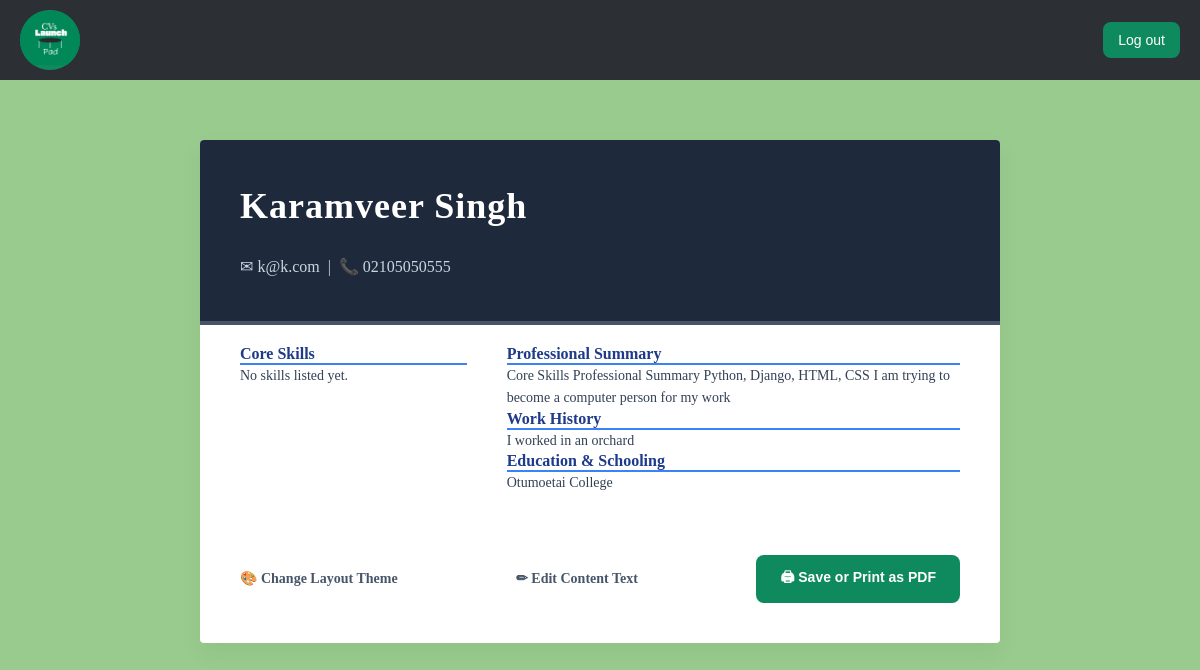
Before: /cv/1/ (signed in) with the older database file.
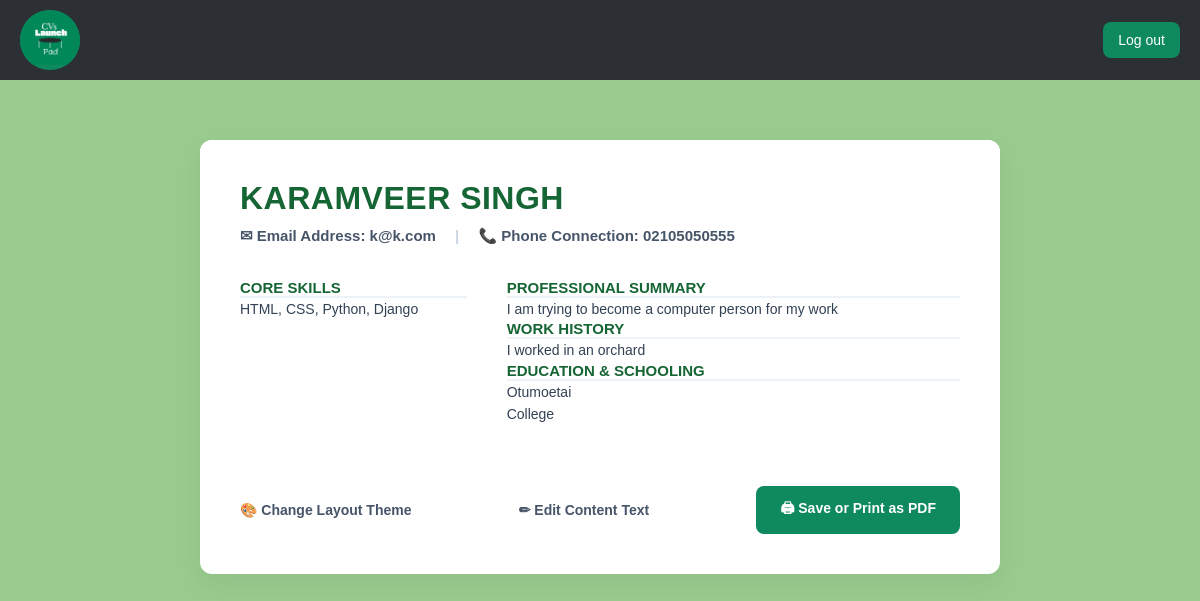
After: the same page with the newer database file.
### cv/models.py (models this page shows)
class CVProfile(models.Model):
    full_name = models.CharField(max_length=100, blank=True)
    user = models.OneToOneField(settings.AUTH_USER_MODEL, on_delete=models.CASCADE)
    phone = models.CharField(max_length=20, blank=True)
    summary = models.TextField(blank=True)
    skills = models.TextField(help_text="Comma-separated skills", blank=True)
    experience = models.TextField(blank=True)
    education = models.TextField(blank=True)
    TEMPLATE_CHOICES = [
        ('template1', 'Modern Green'),
        ('template2', 'Classic Slate'),
        ('template3', 'Creative Teal'),
        ('template4', 'Minimal Elegant'),
        ('template5', 'Executive Charcoal'),
        ('template6', 'Warm Ochre'),
        ('template7', 'Rose Wine'),
        ('template8', 'Royal Blue'),
        ('template9', 'Dark Mode'),
        ('template10', 'Minimal Stack'),
        ('template11', 'Forest Compact'),
        ('template12', 'Amber Clean'),
    ]
    design_choice = models.CharField(max_length=20, choices=TEMPLATE_CHOICES, default='template1')

### users/models.py (models this page shows, shortened)
class User(AbstractBaseUser, PermissionsMixin):
    username = models.CharField(max_length=150, unique=True)
    email = models.EmailField(unique=True)
    is_active = models.BooleanField(default=True)
    is_staff = models.BooleanField(default=False)
    objects = UserManager()
    USERNAME_FIELD = 'email'
    REQUIRED_FIELDS = ['username']

### cv/views.py (the view)
# urls.py: path('<int:profile_id>/', views.overview, name='cv_template'),
@login_required
def overview(request, profile_id):
    profile = get_object_or_404(CVProfile, id=profile_id, user=request.user)
    return render(request, 'cv/cv_template.html', {'profile': profile})

### cv/templates/cv/cv_template.html (shortened to what this page needs)
{% extends 'layout.html' %}
{% load static %}
{% block content %}
<div class="cv-preview-bg">
    <div class="cv-container {% if profile.design_choice == 'template2' %}t2-container{% elif profile.design_choice == 'template3' %}t3-container{% elif profile.design_choice == 'template4' %}t4-container{% elif profile.design_choice == 'template5' %}t5-container{% elif profile.design_choice == 'template6' %}t6-container{% elif profile.design_choice == 'template7' %}t7-container{% elif profile.design_choice == 'template8' %}t8-container{% elif profile.design_choice == 'template9' %}t9-container{% elif profile.design_choice == 'template10' %}t10-container{% elif profile.design_choice == 'template11' %}t11-container{% elif profile.design_choice == 'template12' %}t12-container{% else %}t1-container{% endif %}">
        {% if profile.design_choice == 'template2' %}
            <header class="t2-header">
                <h1>{{ profile.full_name|default:profile.user.username }}</h1>
                <p>✉ {{ profile.user.email }} &nbsp;|&nbsp; 📞 {{ profile.phone|default:"Not specified" }}</p>
            </header>
        {% elif profile.design_choice == 'template3' %}
            <header class="t3-header">
                <h1>{{ profile.full_name|default:profile.user.username }}</h1>
                <p>✉ {{ profile.user.email }} &nbsp;•&nbsp; 📞 {{ profile.phone|default:"Not specified" }}</p>
            </header>
        {% elif profile.design_choice == 'template4' %}
            <header class="t4-header">
                <h1>{{ profile.full_name|default:profile.user.username }}</h1>
                <p>EMAIL: {{ profile.user.email }} &nbsp;//&nbsp; PHONE: {{ profile.phone|default:"Not specified" }}</p>
            </header>
        {% elif profile.design_choice == 'template5' %}
            <header class="t5-header">
                <h1>{{ profile.full_name|default:profile.user.username }}</h1>
                <p>✉ {{ profile.user.email }} &nbsp;|&nbsp; 📞 {{ profile.phone|default:"Not specified" }}</p>
            </header>
        {% elif profile.design_choice == 'template6' %}
            <header class="t6-header">
                <h1>{{ profile.full_name|default:profile.user.username }}</h1>
                <p style="color: #78350f;">✉ {{ profile.user.email }} &nbsp;•&nbsp; 📞 {{ profile.phone|default:"Not specified" }}</p>
            </header>
        {% elif profile.design_choice == 'template7' %}
            <header class="t7-header">
                <h1>{{ profile.full_name|default:profile.user.username }}</h1>
                <p>✉ {{ profile.user.email }} | 📞 {{ profile.phone|default:"Not specified" }}</p>
            </header>
        {% elif profile.design_choice == 'template8' %}
            <header class="t8-header">
                <h1>{{ profile.full_name|default:profile.user.username }}</h1>
                <p>✉ {{ profile.user.email }} | 📞 {{ profile.phone|default:"Not specified" }}</p>
            </header>
        {% elif profile.design_choice == 'template9' %}
            <header class="t9-header">
                <h1>{{ profile.full_name|default:profile.user.username }}</h1>
                <p>✉ {{ profile.user.email }} | 📞 {{ profile.phone|default:"Not specified" }}</p>
            </header>
        {% elif profile.design_choice == 'template10' %}
            <header class="t10-header">
                <h1>{{ profile.full_name|default:profile.user.username }}</h1>
                <p>✉ {{ profile.user.email }} | 📞 {{ profile.phone|default:"Not specified" }}</p>
            </header>
        {% elif profile.design_choice == 'template11' %}
            <header class="t11-header">
                <h1>{{ profile.full_name|default:profile.user.username }}</h1>
                <p>✉ {{ profile.user.email }} | 📞 {{ profile.phone|default:"Not specified" }}</p>
            </header>
        {% elif profile.design_choice == 'template12' %}
            <header class="t12-header">
                <h1>{{ profile.full_name|default:profile.user.username }}</h1>
                <p>✉ {{ profile.user.email }} | 📞 {{ profile.phone|default:"Not specified" }}</p>
            </header>
        {% else %}
            <header class="cv-header t1-header">
                <h1>{{ profile.full_name|default:profile.user.username }}</h1>
                <p style="margin-top: 10px; color: #475569; font-size: 15px;">
                    ✉ Email Address: {{ profile.user.email }} <span style="margin: 0 15px; color: #cbd5e1;">|</span> 📞 Phone Connection: {{ profile.phone|default:"Not specified" }}
                </p>
            </header>
        {% endif %}
        {% if profile.design_choice == 'template4' or profile.design_choice == 'template10' %}
            <div class="cv-content-single">
                <div class="{% if profile.design_choice == 'template4' %}t4-section{% else %}t10-section{% endif %}">
                    <h2>Professional Summary</h2>
                    <p class="cv-text">{{ profile.summary|default:"No summary listed yet." }}</p>
                </div>
                <div class="{% if profile.design_choice == 'template4' %}t4-section{% else %}t10-section{% endif %}">
                    <h2>Core Skills</h2>
                    <p class="cv-text">{{ profile.skills|default:"No skills listed yet." }}</p>
                </div>
                <div class="{% if profile.design_choice == 'template4' %}t4-section{% else %}t10-section{% endif %}">
                    <h2>Work History</h2>
                    <p class="cv-text">{{ profile.experience|default:"No work history listed yet." }}</p>
                </div>
                <div class="{% if profile.design_choice == 'template4' %}t4-section{% else %}t10-section{% endif %}">
                    <h2>Education & Schooling</h2>
                    <p class="cv-text">{{ profile.education|default:"No credentials listed yet." }}</p>
                </div>
            </div>
        {% else %}
            <div class="cv-content" style="{% if profile.design_choice == 'template9' %}background-color: #0f172a !important; color: #f8fafc !important;{% else %}background-color: #ffffff !important; color: #1e293b !important;{% endif %}">
                <aside>
                    <div class="{% if profile.design_choice == 'template2' %}t2-section{% elif profile.design_choice == 'template3' %}t3-section{% elif profile.design_choice == 'template5' %}t5-section{% elif profile.design_choice == 'template6' %}t6-section{% elif profile.design_choice == 'template7' %}t7-section{% elif profile.design_choice == 'template8' %}t8-section{% elif profile.design_choice == 'template9' %}t9-section{% elif profile.design_choice == 'template11' %}t11-section{% elif profile.design_choice == 'template12' %}t12-section{% else %}t1-section{% endif %}">
                        <h2>Core Skills</h2>
                        <p class="cv-text">{{ profile.skills|default:"No skills listed yet." }}</p>
                    </div>
                </aside>
                <main>
                    <div class="{% if profile.design_choice == 'template2' %}t2-section{% elif profile.design_choice == 'template3' %}t3-section{% elif profile.design_choice == 'template5' %}t5-section{% elif profile.design_choice == 'template6' %}t6-section{% elif profile.design_choice == 'template7' %}t7-section{% elif profile.design_choice == 'template8' %}t8-section{% elif profile.design_choice == 'template9' %}t9-section{% elif profile.design_choice == 'template11' %}t11-section{% elif profile.design_choice == 'template12' %}t12-section{% else %}t1-section{% endif %}">
                        <h2>Professional Summary</h2>
                        <p class="cv-text">{{ profile.summary|default:"No summary listed yet." }}</p>
                    </div>
                    <div class="{% if profile.design_choice == 'template2' %}t2-section{% elif profile.design_choice == 'template3' %}t3-section{% elif profile.design_choice == 'template5' %}t5-section{% elif profile.design_choice == 'template6' %}t6-section{% elif profile.design_choice == 'template7' %}t7-section{% elif profile.design_choice == 'template8' %}t8-section{% elif profile.design_choice == 'template9' %}t9-section{% elif profile.design_choice == 'template11' %}t11-section{% elif profile.design_choice == 'template12' %}t12-section{% else %}t1-section{% endif %}">
                        <h2>Work History</h2>
                        <p class="cv-text">{{ profile.experience|default:"No work history listed yet." }}</p>
                    </div>
                    <div class="{% if profile.design_choice == 'template2' %}t2-section{% elif profile.design_choice == 'template3' %}t3-section{% elif profile.design_choice == 'template5' %}t5-section{% elif profile.design_choice == 'template6' %}t6-section{% elif profile.design_choice == 'template7' %}t7-section{% elif profile.design_choice == 'template8' %}t8-section{% elif profile.design_choice == 'template9' %}t9-section{% elif profile.design_choice == 'template11' %}t11-section{% elif profile.design_choice == 'template12' %}t12-section{% else %}t1-section{% endif %}">
                        <h2>Education & Schooling</h2>
                        <p class="cv-text">{{ profile.education|default:"No schooling listed yet." }}</p>
                    </div>
                </main>
            </div>
        {% endif %}
    <footer class="cv-footer-black">
        <a href="{% url 'template_gallery' %}" class="cv-link-edit">🎨 Change Layout Theme</a>
        <a href="{% url 'edit_profile' %}" class="cv-link-edit">✏ Edit Content Text</a>
        <button onclick="window.print();" class="cv-btn-print">🖨 Save or Print as PDF</button>
    </footer>
</div>
{% endblock %}

### templates/layout.html (shortened to what this page needs)
<!DOCTYPE html>
{% load static %}
<html lang="en">
<head>
    <link rel="stylesheet" href="{% static 'css/style.css' %}">
<body>
    <nav class="topbar">
        <div class="logo">
            <a href="/">
                <img src="{% static 'images/logo.png' %}" alt="Company Logo">
            </a>
        </div>
        <div class="nav-links">
            {% if user.is_authenticated %}
                <form action="{% url 'logout' %}" method="post" style="display: inline;">
                    <button type="submit" class="login-btn" style="cursor: pointer;">Log out</button>
                </form>
            {% else %}
                <a href="{% url 'signup' %}" class="arrow-btn">Sign up</a>
                <a href="{% url 'login' %}" class="login-btn">Login</a>
            {% endif %}
            </div>
    </nav>
    <main>
        {% block content %}
        {% endblock %}
    </main>
</body>
</html>

### static/css/style.css (style rules this page uses)
* { margin: 0; padding: 0; box-sizing: border-box; }
body { margin: 0; font-family: Arial, sans-serif; padding-top: 60px; }
.topbar { background: #2c2f33; color: white; display: flex; justify-content: space-between; align-items: center; padding: 15px 20px; height: 80px; box-sizing: border-box; position: fixed; top: 0; left: 0; width: 100%; z-index: 1000; }
.logo { background: #0f8a5f; border-radius: 50%; width: 60px; height: 60px; display: flex; align-items: center; justify-content: center; overflow: hidden; }
.logo img { width: 100%; height: 100%; object-fit: contain; }
.login-btn { background: #0f8a5f; border: none; color: white; padding: 10px 15px; margin-left: 10px; cursor: pointer; flex-shrink: 0; border-radius: 8px; text-decoration: none; font-size: 14px; }
h1 { font-size: 24px; margin: 0 0 8px 0; color: #166534; }
h1 { font-size: 24px; margin-top: 0; margin-bottom: 30px; color: #0f8a5f; font-weight: bold; }
.cv-preview-bg { background-color: #98CB8D; min-height: calc(100vh - 70px); padding: 40px 20px; display: flex; justify-content: center; align-items: start; box-sizing: border-box; }
.cv-container { max-width: 800px; width: 100%; margin: 40px auto; background-color: #ffffff; border-radius: 12px; box-shadow: 0 10px 25px rgba(0, 0, 0, 0.05); overflow: hidden; font-family: Arial, sans-serif; border: none; display:flex; flex-direction: column; }
.cv-header { padding: 40px 40px 10px 40px; background-color: #ffffff; }
.cv-header h1 { color: #166534; font-size: 32px; margin: 0 0 8px 0; text-transform: uppercase; font-weight: bold; letter-spacing: 0.5px; }
.cv-header p { margin: 4px 0; font-size: 15px; color: #475569; font-weight: bold; }
.cv-content { display: grid; grid-template-columns: 1fr 2fr; gap: 40px; padding: 20px 40px 40px 40px; }
.cv-text { font-size: 14px; line-height: 1.6; color: #334155; white-space: pre-line; margin: 0; }
.cv-footer-black { padding: 20px 40px 40px 40px; display: flex; justify-content: space-between; align-items: center; width: 100%; box-sizing: border-box; }
.cv-link-edit { color: #475569; font-size: 14px; font-weight: bold; text-decoration: none; }
.cv-btn-print { background-color: #0f8a5f; color: #ffffff; font-size: 14px; font-weight: bold; border: none; padding: 12px 24px; border-radius: 8px; cursor: pointer; transition: background-color 0.2s ease; }
.t1-container { border-radius: 12px; font-family: Arial, sans-serif; }
.t1-header h1 { color: #166534; font-size: 32px; font-weight: bold; }
.t1-section h2 { color: #166534; border-bottom: 2px solid #edf2f7; font-size: 15px; text-transform: uppercase; }

Changed rows visible on the page:
changed CVProfile "I worked in an orchard": design_choice "template2" → "template1" (drawn); skills "No skills listed yet." → "HTML, CSS, Python, Django"; summary "Core Skills Professional Summary Python, Django, HTML, CSS I am trying to become a computer person for my work" → "I am trying to become a computer person for my work"; full_name "Karamveer Singh" → "KARAMVEER SINGH"
Other visible differences:
text no longer shown: "Core Skills Professional Summary Work History Education & Schooling ✉ | 📞"
text now shown: "✉ Email Address: | 📞 Phone Connection: CORE SKILLS PROFESSIONAL SUMMARY WORK HISTORY EDUCATION & SCHOOLING"
